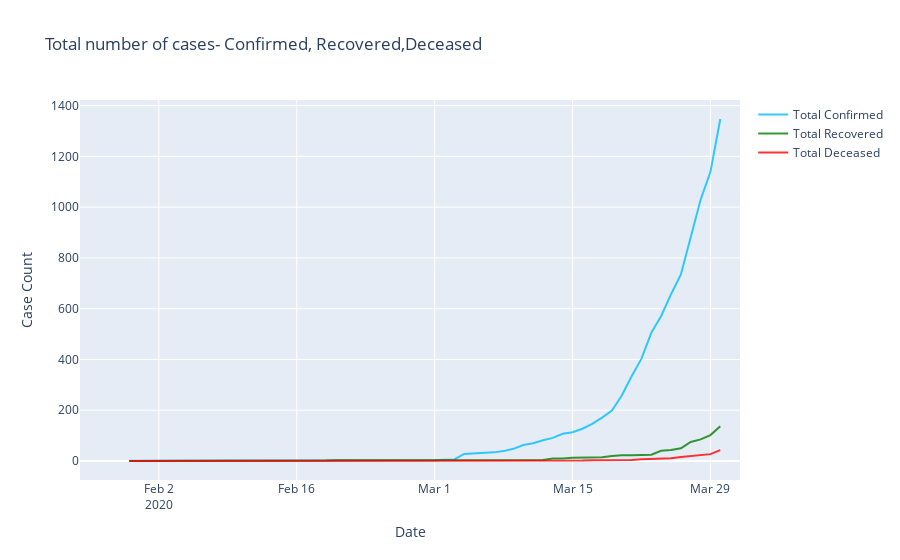

Notebook cell for this chart:
### Code cell
fig = go.Figure()
fig.add_trace(go.Scatter(
                x=cases_df.index,
                y=cases_df['Total Confirmed'],
                name="Total Confirmed",
                line_color='deepskyblue',
                opacity=0.8))

fig.add_trace(go.Scatter(
                x=cases_df.index,
                y=cases_df['Total Recovered'],
                name="Total Recovered",
                line_color='green',
                opacity=0.8))

fig.add_trace(go.Scatter(
                x=cases_df.index,
                y=cases_df['Total Deceased'],
                name="Total Deceased",
                line_color='red',
                opacity=0.8))

# Use date string to set xaxis range
fig.update_layout(xaxis_range=['2020-01-25','2020-04-01'],
                  title_text="Total number of cases- Confirmed, Recovered,Deceased",
                  xaxis_title="Date",
                  yaxis_title="Case Count")
fig.show()
